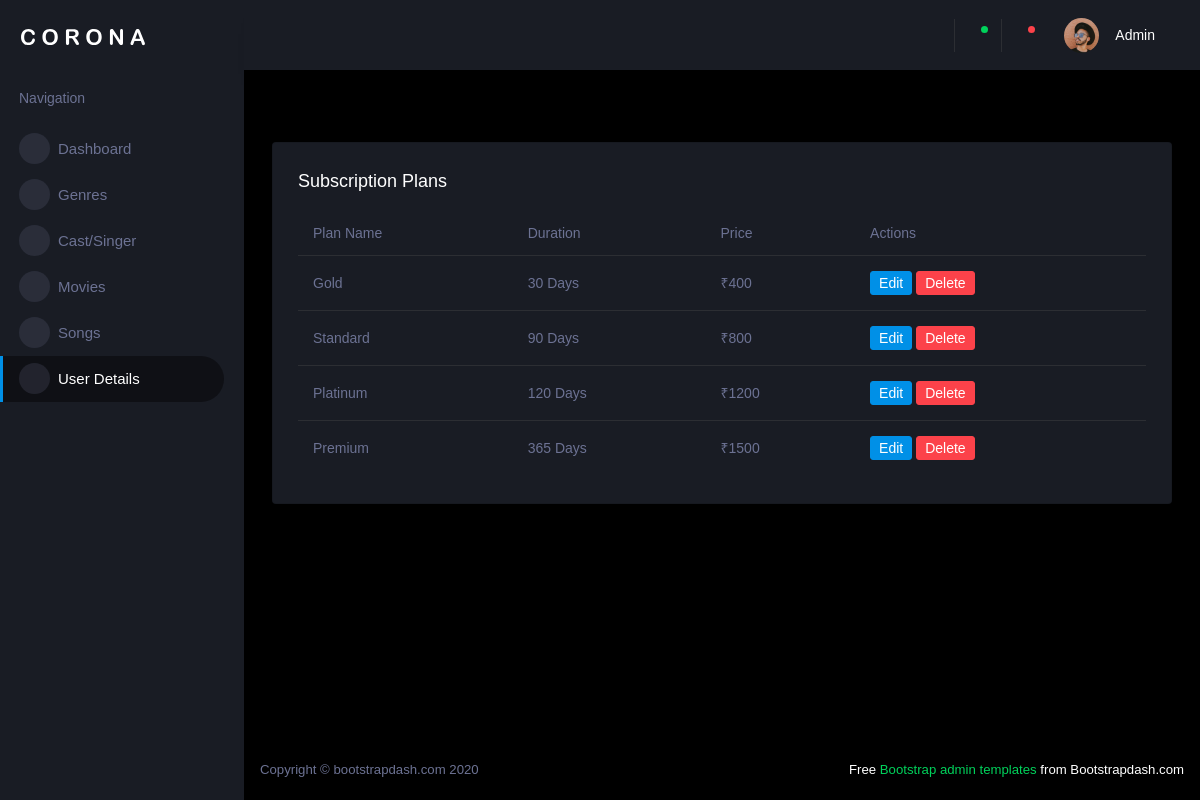
Page /view_plans on the committed database.
### admin_app/models.py (models this page shows)
class Subscription(models.Model):
    name = models.CharField(max_length=50)
    duration = models.IntegerField(null = True, blank = True)
    price = models.IntegerField()

### admin_app/views.py (the view)
# urls.py: path('view_plans',views.view_plans,name='view_plans'),
def view_plans(request):
    details = Subscription.objects.all()
    context = {
        'details' : details
    }
    return render(request,'tables/view_plans.html',context)

### admin_app/templates/tables/view_plans.html (shortened to what this page needs)
{% extends 'admin_index.html' %}
{% block trailer %}
  <div class="main-panel">
    <div class="content-wrapper">
      <div class="page-header">
        <nav aria-label="breadcrumb">
          <ol class="breadcrumb">
          </ol>
        </nav>
      </div>
      <div class="row">
        <div class="col-lg-12 grid-margin stretch-card">
          <div class="card">
            <div class="card-body">
              <h4 class="card-title">Subscription Plans</h4>
              <div class="table-responsive">
                <table class="table table-hover">
                  <thead>
                    <tr>
                      <th>Plan Name</th>
                      <th>Duration</th>
                      <th>Price</th>
                      <th>Actions</th>
                    </tr>
                  </thead>
                  <tbody>
                    {% for i in details %}
                    <tr>
                      <td>{{i.name}}</td>
                      <td>{{i.duration}} Days</td>
                      <td>₹{{i.price}}</td>
                      <td>
                        <a href="{% url 'edit_plans' i.id %}"><button class="btn btn-primary btn-sm">Edit</button></a>
                        <a href="{% url 'del_plans' i.id %}"><button class="btn btn-danger btn-sm">Delete</button></a>
                      </td>
                    </tr>
                    {% endfor %}
                  </tbody>
                </table>
              </div>
            </div>
          </div>
        </div>
      </div>
    </div>
    <footer class="footer">
      <div class="d-sm-flex justify-content-center justify-content-sm-between">
        <span class="text-muted d-block text-center text-sm-left d-sm-inline-block">Copyright © bootstrapdash.com 2020</span>
        <span class="float-none float-sm-right d-block mt-1 mt-sm-0 text-center"> Free <a href="https://www.bootstrapdash.com/bootstrap-admin-template/" target="_blank">Bootstrap admin templates</a> from Bootstrapdash.com</span>
      </div>
    </footer>
</div>
{% endblock %}

### rows in the picture
Subscription: name "Gold", duration "30", price "400"
Subscription: name "Standard", duration "90", price "800"
Subscription: name "Platinum", duration "120", price "1200"
Subscription: name "Premium", duration "365", price "1500"
